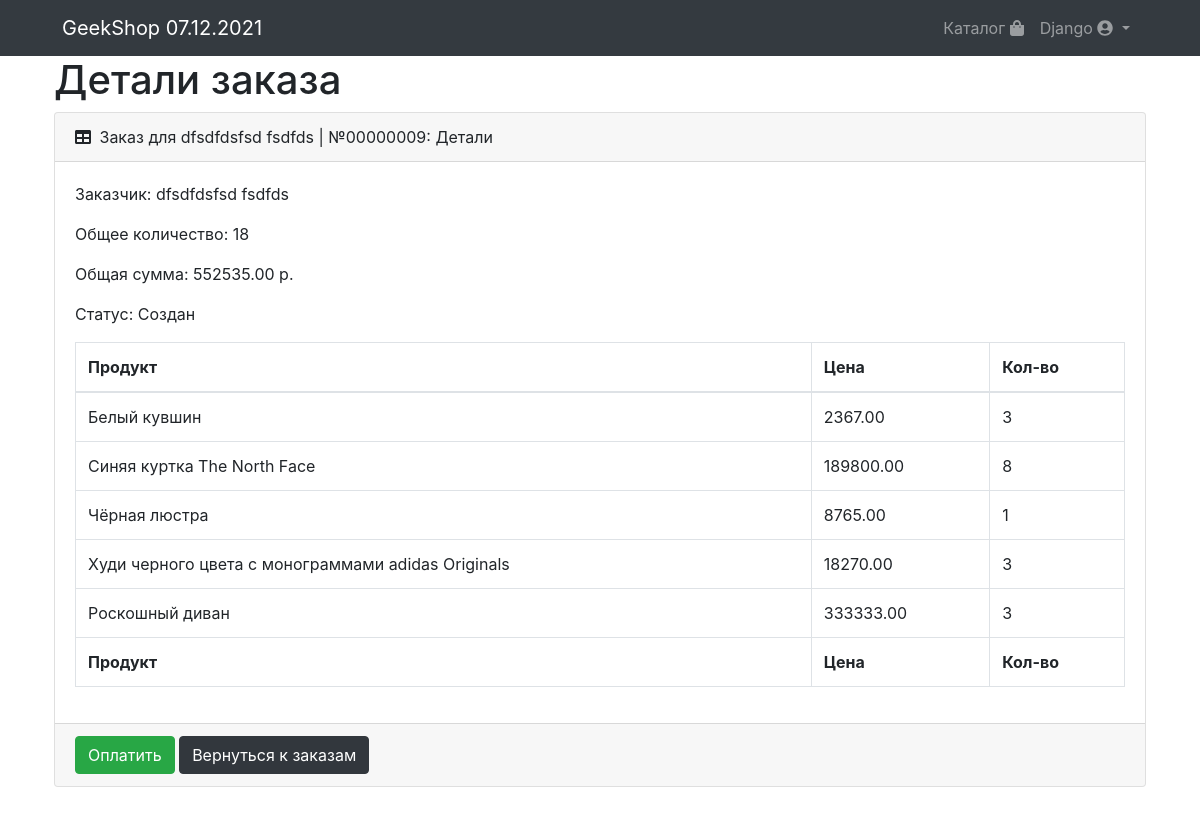
Page /orders/detail/9/ (signed in) on the earlier database version.
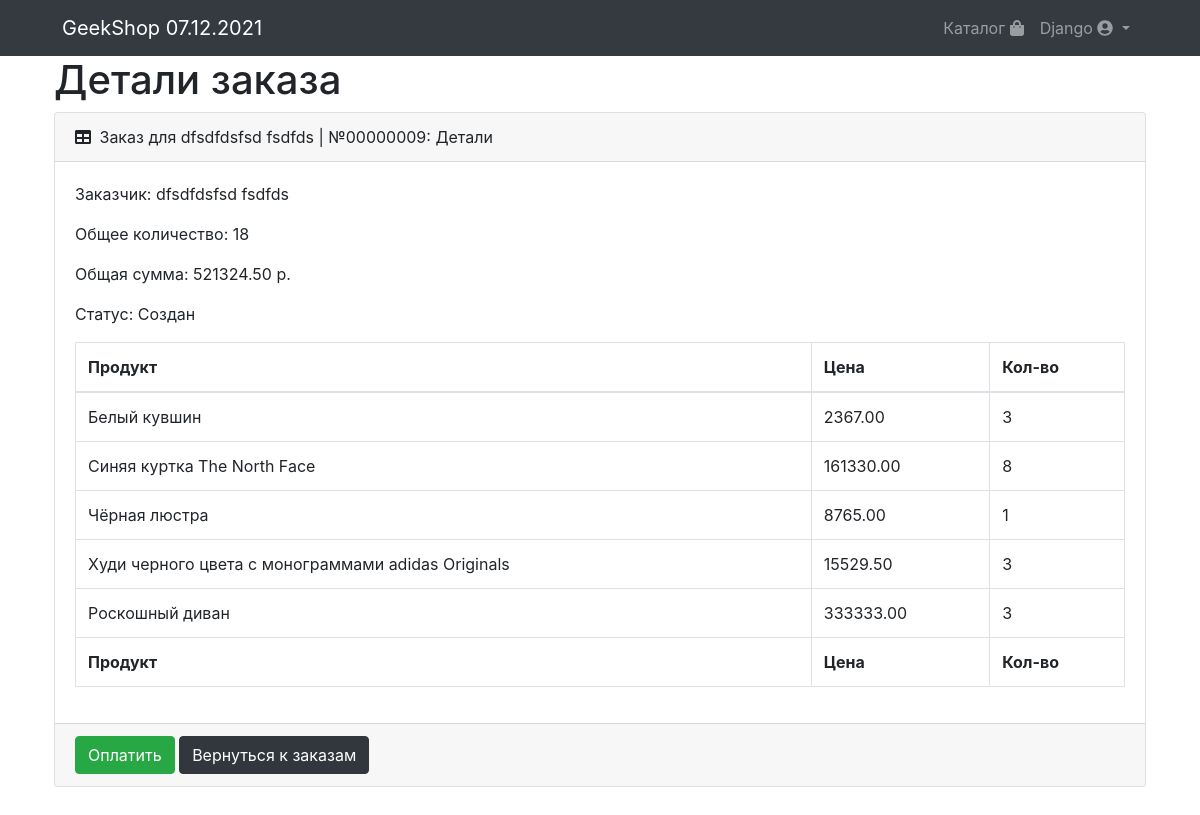
Same page on the later database version.
### ordersapp/models.py (models this page shows)
class OrderItem(models.Model):
    order = models.ForeignKey(Order, on_delete=models.CASCADE, related_name='items')
    product = models.ForeignKey(Product,
                                limit_choices_to={'is_active': True, 'category__is_active': True},
                                on_delete=models.CASCADE)
    count = models.PositiveIntegerField(verbose_name='количество', default=0)
    @cached_property
    def sum_price(self):
        return self.count * self.product.price

### products/models.py (models this page shows, shortened)
class Product(models.Model):
    category = models.ForeignKey(ProductsCategory, on_delete=models.CASCADE)
    name = models.CharField('Название', max_length=64)
    image = models.ImageField(upload_to='product_images', blank=True)
    description = models.CharField('Описание', max_length=256, blank=True)
    price = models.DecimalField('Цена', max_digits=9, decimal_places=2, default=0)
    quantity = models.IntegerField('Количество на складе', default=0)
    is_active = models.BooleanField('Доступность', default=True, db_index=True)

### ordersapp/views.py (the view)
# urls.py: path('detail/<int:pk>/', ordersapp.OrderRead.as_view(), name='detail'),
class OrderRead(UserVerifyMixin, DetailView):
    model = Order
    extra_context = {'page_title': f'Детали заказа', }
    def get_context_data(self, **kwargs):
        context = super().get_context_data(**kwargs)
        items = self.object.items.select_related('product')
        context['orderitems'] = items
        return context

### authapp/models.py (called while the page is built)
    def __str__(self):
        return f'{self.first_name} {self.last_name}'

### ordersapp/models.py (called while the page is built)
    def __str__(self):
        return f'Заказ для {self.user} | №{self.pk:0>8}'

    @cached_property
    def is_forming(self):
        return self.status == self.FORMING

    @cached_property
    def summary(self):
        items = self.items.select_related('product')
        items_count = sum(map(lambda x: x.count, items))
        items_cost = sum(map(lambda x: x.sum_price, items))
        return {'count': items_count, 'cost': items_cost, }

### ordersapp/views.py (called while the page is built)
    def user_verify_function(self):
        pk = self.kwargs.get('pk')
        obj = get_object_or_404(Order, pk=pk)
        return self.request.user.is_superuser or self.request.user == obj.user

    def get(self, request, *args, **kwargs):
        if not self.user_verify_function():
            messages.warning(request, 'Это заказ другого пользователя!')
            return HttpResponseRedirect('/')
        return super().get(request, *args, **kwargs)

### products/context_processors.py (called while the page is built)
def today(request):
    return {'today': datetime.now(), }

### ordersapp/templates/ordersapp/order_detail.html
{% extends 'ordersapp/order_base.html' %}
{% load static %}
{% block order_table %}
    <div class="card-header">
        <i class="fas fa-table mr-1"></i>
        {{ object }}: Детали
    </div>
    <div class="card-body">
        <p>Заказчик: {{ object.user }}</p>
                {% with object.summary as summary %}
                    <p>Общее количество:
                        <span class="orderitems-total-count">
                        {{ summary.count }}
                </span>
                    </p>
                    <p>Общая сумма:
                        <span class="order-total-cost">
                        {{ summary.cost }}
                </span>
                        р.
                    </p>
                {% endwith %}
        <p>Статус: {{ object.get_status_display|capfirst }}</p>
        <div class="table-responsive">
            <table class="table table-bordered" id="dataTable" width="100%" cellspacing="0">
                <thead>
                <tr>
                    <th>Продукт</th>
                    <th>Цена</th>
                    <th>Кол-во</th>
                </tr>
                </thead>
                <tfoot>
                <tr>
                    <th>Продукт</th>
                    <th>Цена</th>
                    <th>Кол-во</th>
                </tr>
                </tfoot>
                <tbody>
                {% for item in orderitems %}
                    <tr>
                        <td>{{ item.product.name }}</td>
                        <td>{{ item.sum_price }}</td>
                        <td>{{ item.count }}</td>
                    </tr>
                {% endfor %}
                </tbody>
            </table>
        </div>
    </div>
    <div class="card-footer">
        {% if object.is_forming %}
            <a class="btn btn-success" href="{% url 'orders:confirm' object.id %}">Оплатить</a>
        {% endif %}
        <a class="btn btn-primary" href="{% url 'orders:index' %}">Вернуться к заказам</a>
    </div>
{% endblock %}

Differences in the rows shown:
changed through a linked row, OrderItem "Синяя куртка The North Face": sum_price "189800.00" → "161330.00"
changed through a linked row, OrderItem "Худи черного цвета с монограммами adidas Originals": sum_price "18270.00" → "15529.50"
Other differences:
{{ summary.cost }}: "552535.00" → "521324.50"
